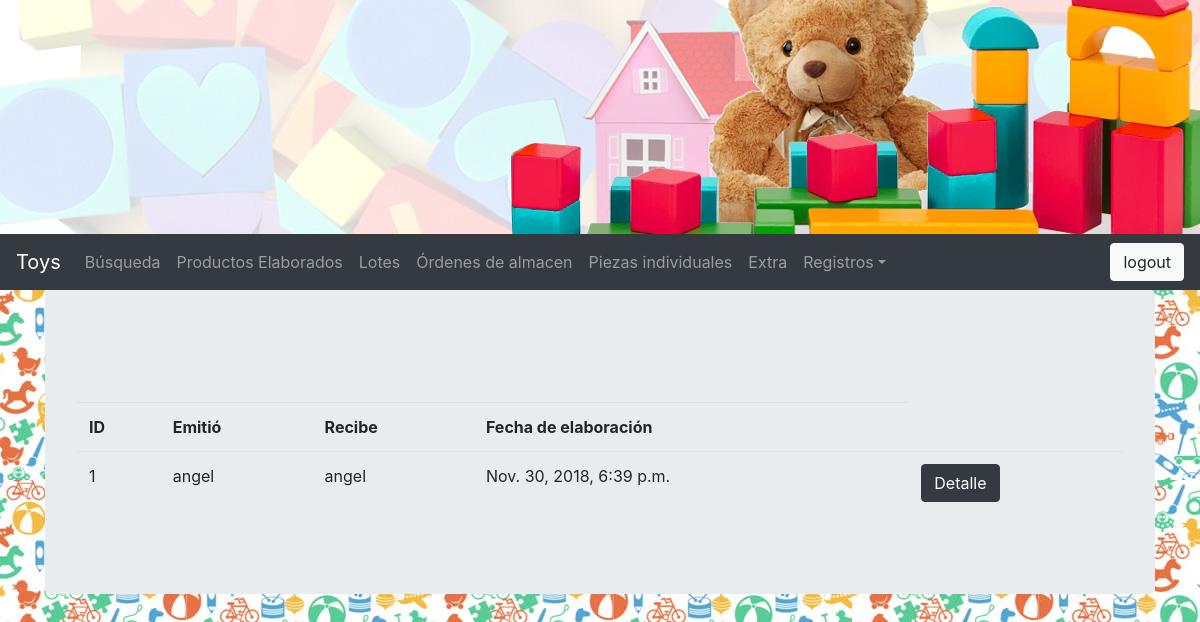
The page /orden_almacen_list/ (signed in) on the database as committed earlier.
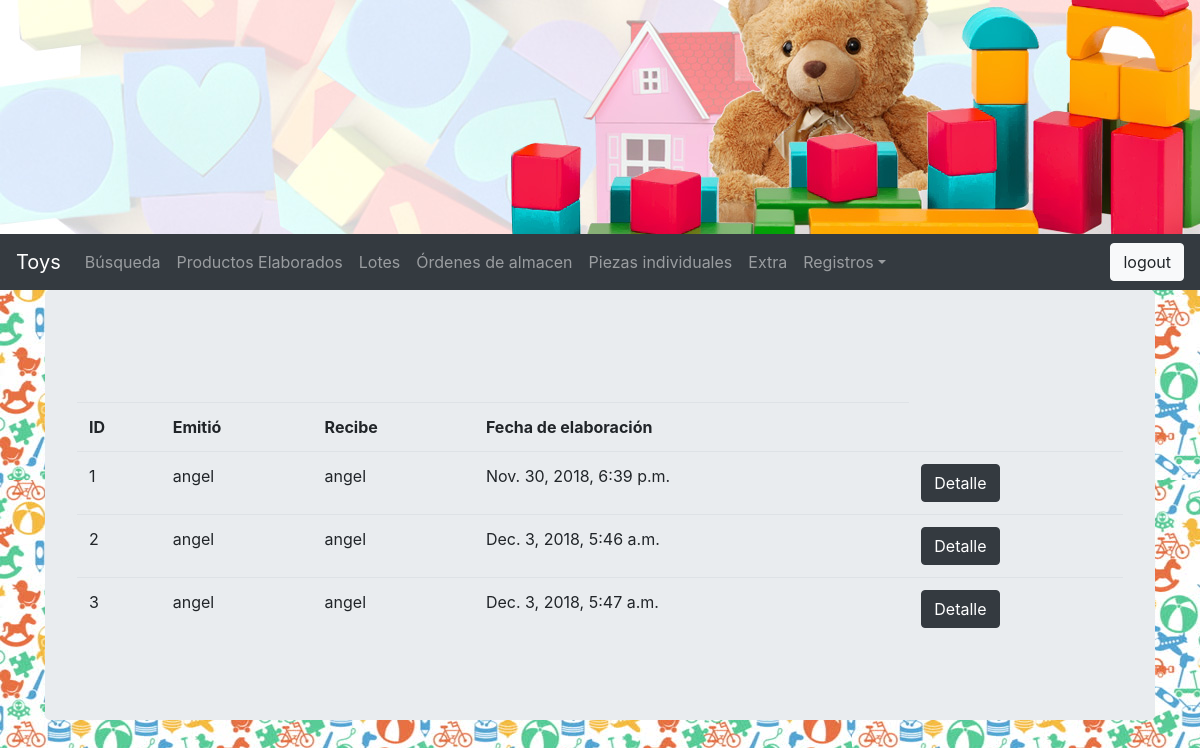
The same page on the database as committed later.
### reportes/models.py (models this page shows, shortened)
class Orden_almacen(models.Model):
	user = models.ForeignKey(settings.AUTH_USER_MODEL, default = 1, on_delete=models.CASCADE)
	jefe_linea = models.ForeignKey(Jefe_linea, on_delete=models.CASCADE)
	fecha_registro = models.DateTimeField(auto_now_add = True)
	estado = models.ForeignKey(Estados, on_delete=models.CASCADE)
	piezas = models.ManyToManyField(Piezas_indiv, blank = True)

class Jefe_linea(models.Model):
	user = models.ForeignKey(settings.AUTH_USER_MODEL, default = 1, on_delete=models.CASCADE)
	linea = models.ForeignKey(Lineas, on_delete=models.CASCADE)
	fecha_registro = models.DateTimeField(auto_now_add = True)
	def __str__(self):
		return str(self.user)

### reportes/views.py (the view)
# urls.py: path('orden_almacen_list/', views.orden_almacen_list, name='orden_almacen_list_view'),
@login_required(login_url = "/")
def orden_almacen_list(request):
	queryset = Orden_almacen.objects.all()
	return render(request, "reportes/orden_almacen_list.html",{ "object_list" : queryset})

### reportes/templates/reportes/orden_almacen_list.html (shortened to what this page needs)
{% extends 'base.html' %}
{% block content %}
<section class="container">
	<div class="jumbotron">
	<table class="table table-strip mt-5">
		<th>ID</th>
		<th>Emitió</th>
		<th>Recibe</th>
		<th>Fecha de elaboración</th>
		{% for j in object_list %}
			<tr>
				<td>{{j.id}}</td>
				<td>{{ j.user }} </td>
				<td>{{ j.jefe_linea }}</td>
				<td>{{j.fecha_registro}}</td>
				<td><a href="{% url 'detalle_orden_almacen_view' j.id%}" class="btn btn-dark">Detalle</a></td>
			</tr>
			{% empty %}
			{% if request.GET.q %}
				No se entontro avance
			{% else %}
				No hay datos
			{% endif %}
		{% endfor %}
	</table>
	</div>
</section>
{% endblock %}

### reportes/templates/base.html (shortened to what this page needs)
{% load staticfiles %}
<!doctype html>
<html lang="en">
  <head>
    <link rel="stylesheet" href="{% static 'bootstrap4/css/bootstrap.min.css' %}">
    <link rel="stylesheet" type="text/css" href="{% static 'static/login.css'%}">
  </head>
  <body style="background-image: url(/static/Images/background1.jpg);">
      <img class="img-fluid" src='/static/Images/top_banner.jpg' width=100% height=100%>
  <nav class="navbar navbar-expand-lg navbar-dark bg-dark sticky-top">
    <a class="navbar-brand" href="{% url 'index_view'%}">Toys</a>
    <div class="collapse navbar-collapse" id="navbarNavDropdown">
      <ul class="navbar-nav">
        <li class="nav-item">
          <a class="nav-link" href="{% url 'buscador_etiquetas_view' %}">Búsqueda<span class="sr-only">(current)</span></a>
        </li>
        <li class="nav-item">
          <a class="nav-link" href="{% url 'producto_indiv_list_view'%}">Productos Elaborados</a>
       </li>
       <li class="nav-item">
          <a class="nav-link" href="{% url 'lote_list_view'%}">Lotes</a>
       </li>
       <li class="nav-item">
          <a class="nav-link" href="{% url 'orden_almacen_list_view' %}">Órdenes de almacen</a>
        </li>
        <li class="nav-item">
          <a class="nav-link" href="{% url 'piezas_indiv_list_view'%}">Piezas individuales</a>
        </li>
        <li class="nav-item">
          <a class="nav-link" href="#">Extra</a>
        </li>
        <li class="nav-item dropdown">
          <a class="nav-link dropdown-toggle" href="#" id="navbarNavDropdownMenuLink3" role="button" data-toggle="dropdown" aria-haspopup="true" aria-expanded="false">Registros</a>
        </li>
      </ul>
   </div>
   <div class="text-right">
    <form method="POST" action="{% url 'logout_view'%}">
      <input type="submit" class="btn btn-light" value = "logout">
    </form>
   </div>
  </nav>
    {% block content %}
    {% endblock %}
  </body>
</html>

### static-storage/static/login.css (style rules this page uses)
html { margin: 0px; padding: 0px; }

Rows that differ between the two databases and show on the page:
added Orden_almacen: id "2", user "angel", jefe_linea "angel", fecha_registro "Dec. 3, 2018, 5:46 a.m."
added Orden_almacen: id "3", user "angel", jefe_linea "angel", fecha_registro "Dec. 3, 2018, 5:47 a.m."
